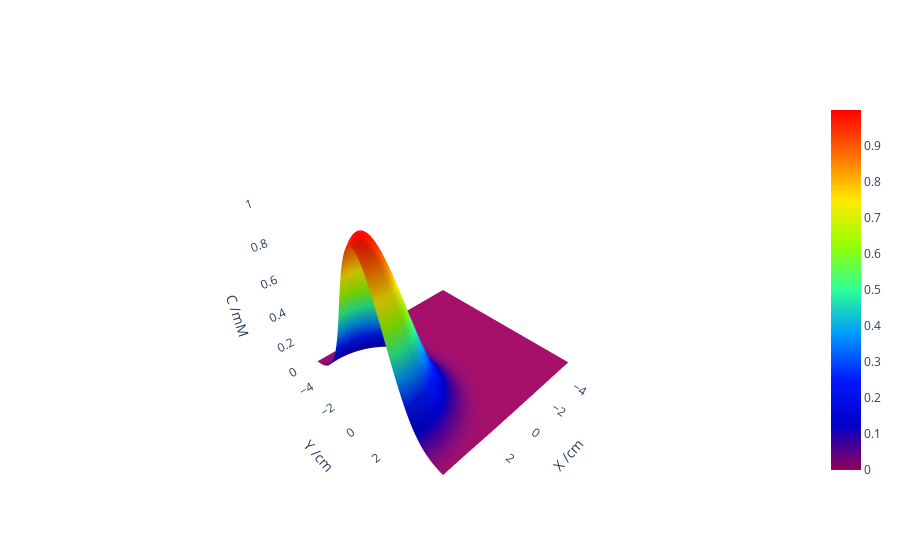

Here is the notebook cell this chart was saved with:
### Code cell
import oed
import numpy as np
import plotly.graph_objects as go

#  定数とパラメータを定義
c_0 = 1
lambda_ = 1.61
x_peak = 4.5
y_peak = 0

#  指定された範囲内でxとyの座標を生成
x = np.linspace(-5, 5, num=100)
y = np.linspace(-5, 5, num=100)
x, y = np.meshgrid(x, y)

#  与えられた式に基づいてz値を計算
z = oed.c_gauss(c_0, lambda_, x, y, x_peak, y_peak)

# 3D表面プロットを作成
fig = go.Figure(data=[go.Surface(x=x, y=y, z=z, colorscale="rainbow")])

fig.update_layout(
    scene=dict(
        xaxis=dict(showbackground=False, showgrid=False),
        yaxis=dict(showbackground=False, showgrid=False),
        zaxis=dict(showbackground=False, showgrid=False),
        xaxis_title="X /cm",
        yaxis_title="Y /cm",
        zaxis_title="C /mM",
    )
)

#  プロットを表示
fig.show()

### Figure 1 — Plotly figure (JSON) as saved in the notebook; plotly's stock layout.template omitted (floating-point values rounded to 4 significant figures; data arrays with more than 128 entries replaced by an {"elided": "..."} marker saying what was removed)
{"data": [{"colorscale": [[0, "rgb(150,0,90)"], [0.125, "rgb(0,0,200)"], [0.25, "rgb(0,25,255)"], [0.375, "rgb(0,152,255)"], [0.5, "rgb(44,255,150)"], [0.625, "rgb(151,255,0)"], [0.75, "rgb(255,234,0)"], [0.875, "rgb(255,111,0)"], [1, "rgb(255,0,0)"]], "type": "surface", "x": {"elided": "100x100 float values"}, "y": {"elided": "100x100 float values"}, "z": {"elided": "100x100 float values"}}], "layout": {"scene": {"xaxis": {"showbackground": false, "showgrid": false, "title": {"text": "X /cm"}}, "yaxis": {"showbackground": false, "showgrid": false, "title": {"text": "Y /cm"}}, "zaxis": {"showbackground": false, "showgrid": false, "title": {"text": "C /mM"}}}}}
